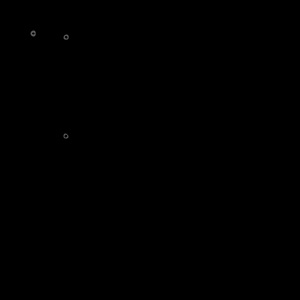
Frame 1 (no input)
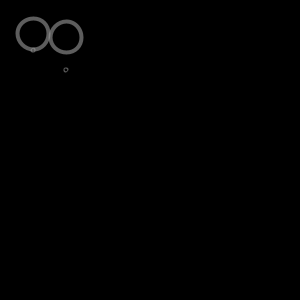
Frame 60 (the mouse pressed at the canvas centre just before this capture)
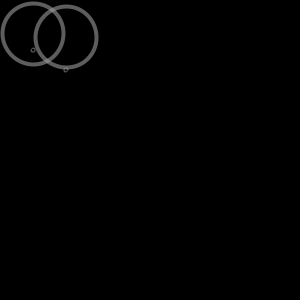
Frame 120 (the mouse held since frame 60 and released just before this capture)

The Processing sketch that drew these frames (run headless with seeded random() and noise(); from frame 60 on, the mouse is pressed at the canvas centre):

// Processing sketch: processing_172312
// ── processing_172312.pde

SpotRing sr1, sr2;


void setup (){
  size (300, 300);
  smooth ();
  sr1= new SpotRing (33, 50, 0.1, 33);
  sr2 = new SpotRing (66, 70, 0.05, 66);
  
}

void draw (){
  background (0);
  sr1.transmit ();
  sr2.transmit ();
  
}



class Ring {
float x, y; // X-coordinate, y-coordinate
float diameter; // Diameter of the ring
boolean on = false; // Turns the display on and off
void start(float xpos, float ypos) {
x = xpos;
y = ypos;
on = true;
diameter = 1;
}
void grow() {
if (on == true) {
diameter += 0.5;
if (diameter > 400) {
on = false;
}
}
}
void display() {
if (on == true) {
noFill();
strokeWeight(4);
stroke(155, 153);
ellipse(x, y, diameter, diameter);
}
}
}

class Spot {
float x, y; // X-coordinate, y-coordinate
float diameter; // Diameter of the circle
float speed; // Distance moved each frame
int direction = 1; // Direction of motion (1 is down, -1 is up)
// Constructor
Spot(float xpos, float ypos, float dia, float sp) {
x = xpos;
y = ypos;
diameter = dia;
speed = sp;
}
void move() {
y += (speed * direction);
if ((y > (height - diameter/2)) || (y < diameter/2)) {
direction *= -1;
}
}
void display() {
ellipse(x, y, diameter, diameter);
}
}



class SpotRing {
  Spot ovoid;
  Ring circle = new Ring();

SpotRing (int x, int y, float t, float sp){
  ovoid = new Spot(x, y, t, sp);
  circle.start (x, y-sp/2);
}

void transmit (){
  ovoid.move ();
  ovoid.display (); 
  circle.grow ();
  circle.display ();
  if (circle.on == false) {
    circle.on = true;
  }
}

}
